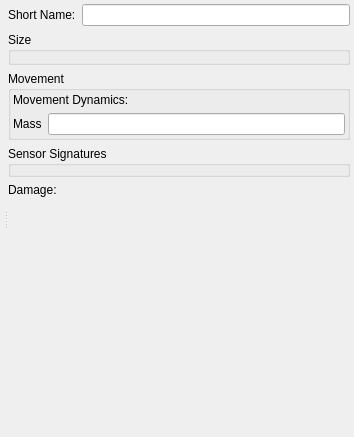
<?xml version="1.0" encoding="UTF-8"?>
<ui version="4.0">
 <class>Form</class>
 <widget class="QWidget" name="Form">
  <property name="geometry">
   <rect>
    <x>0</x>
    <y>0</y>
    <width>354</width>
    <height>437</height>
   </rect>
  </property>
  <property name="windowTitle">
   <string>Form</string>
  </property>
  <layout class="QVBoxLayout" name="verticalLayout_6">
   <property name="margin">
    <number>4</number>
   </property>
   <item>
    <widget class="QSplitter" name="splitter">
     <property name="orientation">
      <enum>Qt::Horizontal</enum>
     </property>
     <widget class="QWidget" name="layoutWidget">
      <layout class="QVBoxLayout" name="verticalLayout_5">
       <property name="margin">
        <number>0</number>
       </property>
       <item>
        <widget class="QWidget" name="myGeneralCanvas" native="true">
         <property name="sizePolicy">
          <sizepolicy hsizetype="MinimumExpanding" vsizetype="Fixed">
           <horstretch>0</horstretch>
           <verstretch>0</verstretch>
          </sizepolicy>
         </property>
         <property name="element_type" stdset="0">
          <string notr="true">general_canvas</string>
         </property>
        </widget>
       </item>
       <item>
        <widget class="QWidget" name="myDisplayCanvas" native="true">
         <property name="sizePolicy">
          <sizepolicy hsizetype="MinimumExpanding" vsizetype="MinimumExpanding">
           <horstretch>0</horstretch>
           <verstretch>0</verstretch>
          </sizepolicy>
         </property>
         <property name="minimumSize">
          <size>
           <width>0</width>
           <height>0</height>
          </size>
         </property>
         <property name="element_type" stdset="0">
          <string notr="true">display_widget_canvas</string>
         </property>
        </widget>
       </item>
      </layout>
     </widget>
     <widget class="QWidget" name="widget" native="true">
      <layout class="QVBoxLayout" name="verticalLayout_4">
       <property name="margin">
        <number>0</number>
       </property>
       <item>
        <layout class="QHBoxLayout" name="horizontalLayout">
         <item>
          <widget class="QLabel" name="short_name_label">
           <property name="text">
            <string>Short Name:</string>
           </property>
          </widget>
         </item>
         <item>
          <widget class="QLineEdit" name="short_name"/>
         </item>
        </layout>
       </item>
       <item>
        <widget class="QGroupBox" name="boundingVolumeGroupBox">
         <property name="title">
          <string>Size</string>
         </property>
         <layout class="QGridLayout" name="gridLayout">
          <property name="margin">
           <number>2</number>
          </property>
          <item row="0" column="0">
           <widget class="QWidget" name="bounding_volume" native="true"/>
          </item>
          <item row="1" column="0">
           <widget class="QWidget" name="bv_sp" native="true">
            <property name="sizePolicy">
             <sizepolicy hsizetype="MinimumExpanding" vsizetype="Preferred">
              <horstretch>0</horstretch>
              <verstretch>0</verstretch>
             </sizepolicy>
            </property>
            <property name="minimumSize">
             <size>
              <width>0</width>
              <height>0</height>
             </size>
            </property>
            <property name="calculate_bounding_volume" stdset="0">
             <bool>true</bool>
            </property>
            <property name="element_type" stdset="0">
             <string notr="true">bv_sp_calc_widget</string>
            </property>
           </widget>
          </item>
         </layout>
        </widget>
       </item>
       <item>
        <widget class="QGroupBox" name="movementGroupBox">
         <property name="title">
          <string>Movement</string>
         </property>
         <layout class="QVBoxLayout" name="verticalLayout">
          <property name="margin">
           <number>2</number>
          </property>
          <item>
           <layout class="QHBoxLayout" name="horizontalLayout_7">
            <item>
             <widget class="QLabel" name="movement_system_label">
              <property name="text">
               <string>Movement Dynamics:</string>
              </property>
             </widget>
            </item>
            <item>
             <widget class="QWidget" name="movement_system" native="true">
              <property name="category" stdset="0">
                 <string notr="true">scripted-movement</string>
              </property>
              <property name="none-selected-text" stdset="0">
               <string>Immobile</string>
              </property>
              <property name="element_type" stdset="0">
               <string notr="true">single_system_selector</string>
              </property>
             </widget>
            </item>
           </layout>
          </item>
          <item>
           <layout class="QHBoxLayout" name="horizontalLayout_3">
            <item>
             <widget class="QLabel" name="mass_label">
              <property name="text">
               <string>Mass</string>
              </property>
             </widget>
            </item>
            <item>
             <widget class="QLineEdit" name="mass">
              <property name="source-units" stdset="0">
               <string notr="true">kilograms</string>
              </property>
              <property name="display-units" stdset="0">
               <string notr="true">kilograms</string>
              </property>
             </widget>
            </item>
           </layout>
          </item>
         </layout>
        </widget>
       </item>
       <item>
        <widget class="QGroupBox" name="sensorSignaturesGroupBox">
         <property name="title">
          <string>Sensor Signatures</string>
         </property>
         <layout class="QVBoxLayout" name="verticalLayout_3">
          <property name="spacing">
           <number>2</number>
          </property>
          <property name="margin">
           <number>2</number>
          </property>
          <item>
           <widget class="QWidget" name="sensor_signatures" native="true">
            <property name="default-signatures" stdset="0">
             <string>visual-signature=2.0;radar-signature=10.0</string>
            </property>
           </widget>
          </item>
         </layout>
        </widget>
       </item>
       <item>
        <layout class="QHBoxLayout" name="horizontalLayout_8">
         <item>
          <widget class="QLabel" name="damage_system_label">
           <property name="text">
            <string>Damage:</string>
           </property>
          </widget>
         </item>
         <item>
          <widget class="QWidget" name="damage_system" native="true">
           <property name="category" stdset="0">
              <string notr="true">damage</string>
           </property>
           <property name="none-selected-text" stdset="0">
            <string>Undamagable</string>
           </property>
           <property name="element_type" stdset="0">
            <string notr="true">single_system_selector</string>
           </property>
          </widget>
         </item>
        </layout>
       </item>
       <item>
        <spacer name="verticalSpacer">
         <property name="orientation">
          <enum>Qt::Vertical</enum>
         </property>
         <property name="sizeHint" stdset="0">
          <size>
           <width>20</width>
           <height>205</height>
          </size>
         </property>
        </spacer>
       </item>
      </layout>
     </widget>
    </widget>
   </item>
  </layout>
 </widget>
 <resources/>
 <connections/>
</ui>
